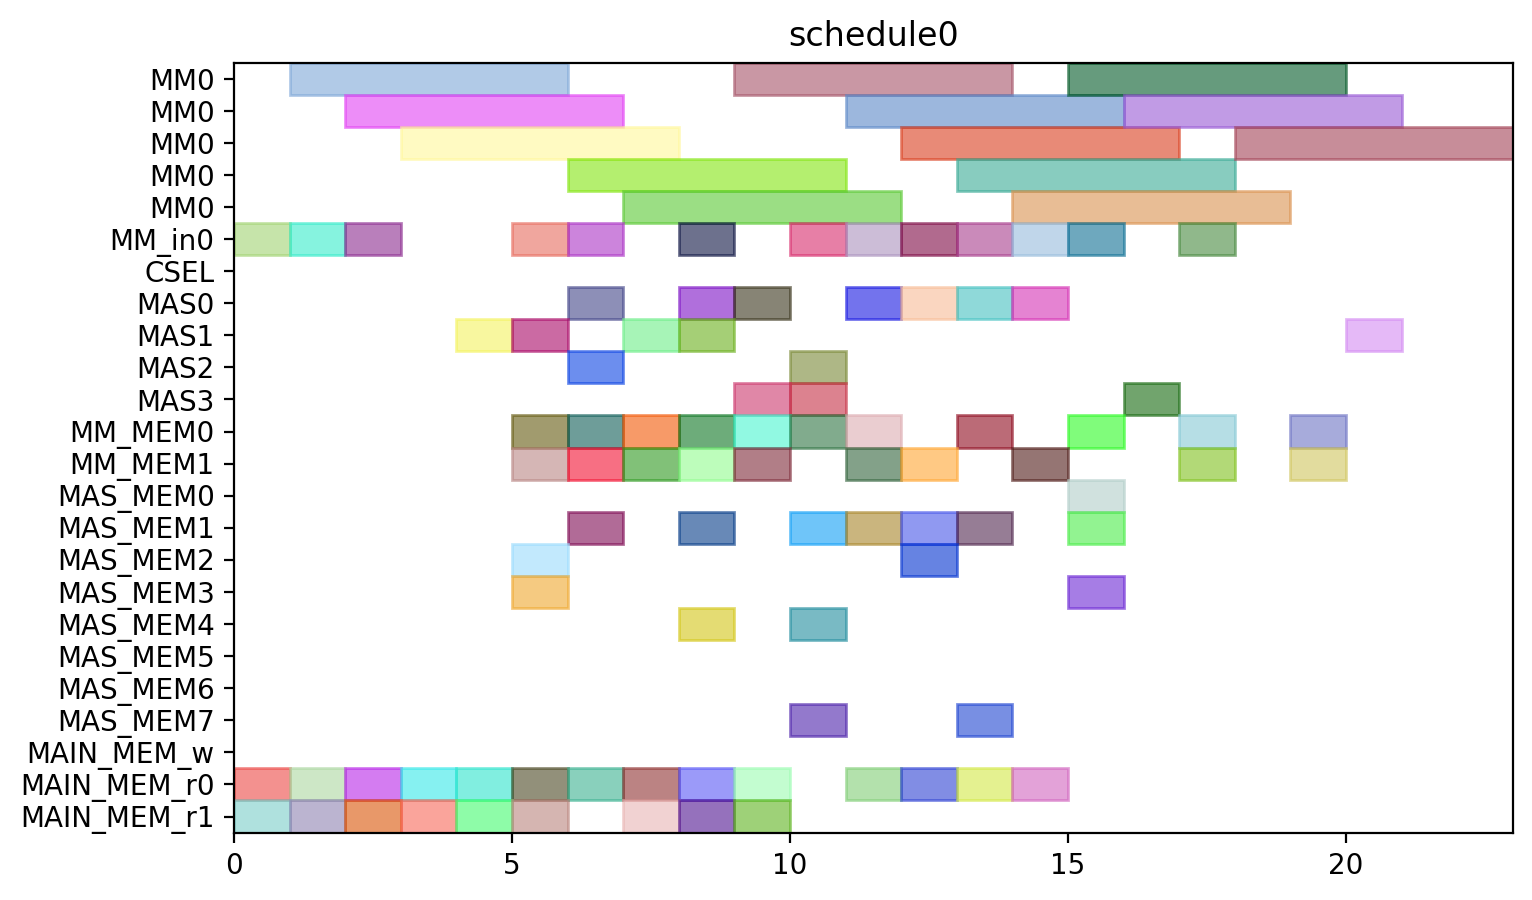

The script that drew this image:
from pyschedule import Scenario, solvers, plotters, alt


def solve():
	horizon = 120
	S = Scenario("schedule0", horizon=horizon)

	# resource
	MM = S.Resources('MM', num=1, size=5)
	MM_in = S.Resources('MM_in', num=1)
	CSEL = S.Resource('CSEL')
	MAS = S.Resources('MAS', num=4, size=1, periods=range(1, horizon))
	MM_MEM = S.Resources('MM_MEM', num=2)
	MAS_MEM = S.Resources('MAS_MEM', num=8)
	MAIN_MEM_w = S.Resource('MAIN_MEM_w', size=1)
	MAIN_MEM_r = S.Resources('MAIN_MEM_r', num=2)

	# result of previous scheduling

	# new tasks
	t0 = S.Task('t0', length=5, delay_cost=1)
	t0 += alt(MM)
	t0_in = S.Task('t0_in', length=1, delay_cost=1)
	t0_in += alt(MM_in)
	S += t0_in*MM_in[0]<=t0*MM[0]
	t0_mem0 = S.Task('t0_mem0', length=1, delay_cost=1)
	t0_mem0 += MAIN_MEM_r[0]
	S += t0_mem0 <= t0

	t0_mem1 = S.Task('t0_mem1', length=1, delay_cost=1)
	t0_mem1 += MAIN_MEM_r[1]
	S += t0_mem1 <= t0

	t1 = S.Task('t1', length=5, delay_cost=1)
	t1 += alt(MM)
	t1_in = S.Task('t1_in', length=1, delay_cost=1)
	t1_in += alt(MM_in)
	S += t1_in*MM_in[0]<=t1*MM[0]
	t1_mem0 = S.Task('t1_mem0', length=1, delay_cost=1)
	t1_mem0 += MAIN_MEM_r[0]
	S += t1_mem0 <= t1

	t1_mem1 = S.Task('t1_mem1', length=1, delay_cost=1)
	t1_mem1 += MAIN_MEM_r[1]
	S += t1_mem1 <= t1

	t2 = S.Task('t2', length=5, delay_cost=1)
	t2 += alt(MM)
	t2_in = S.Task('t2_in', length=1, delay_cost=1)
	t2_in += alt(MM_in)
	S += t2_in*MM_in[0]<=t2*MM[0]
	t2_mem0 = S.Task('t2_mem0', length=1, delay_cost=1)
	t2_mem0 += MAIN_MEM_r[0]
	S += t2_mem0 <= t2

	t2_mem1 = S.Task('t2_mem1', length=1, delay_cost=1)
	t2_mem1 += MAIN_MEM_r[1]
	S += t2_mem1 <= t2

	t3 = S.Task('t3', length=1, delay_cost=1)
	t3 += alt(MAS)
	t3_mem0 = S.Task('t3_mem0', length=1, delay_cost=1)
	t3_mem0 += MAIN_MEM_r[0]
	S += t3_mem0 <= t3

	t3_mem1 = S.Task('t3_mem1', length=1, delay_cost=1)
	t3_mem1 += MAIN_MEM_r[1]
	S += t3_mem1 <= t3

	t4 = S.Task('t4', length=1, delay_cost=1)
	t4 += alt(MAS)
	t4_mem0 = S.Task('t4_mem0', length=1, delay_cost=1)
	t4_mem0 += MAIN_MEM_r[0]
	S += t4_mem0 <= t4

	t4_mem1 = S.Task('t4_mem1', length=1, delay_cost=1)
	t4_mem1 += MAIN_MEM_r[1]
	S += t4_mem1 <= t4

	t8 = S.Task('t8', length=1, delay_cost=1)
	t8 += alt(MAS)
	t8_mem0 = S.Task('t8_mem0', length=1, delay_cost=1)
	t8_mem0 += MAIN_MEM_r[0]
	S += t8_mem0 <= t8

	t8_mem1 = S.Task('t8_mem1', length=1, delay_cost=1)
	t8_mem1 += MAIN_MEM_r[1]
	S += t8_mem1 <= t8

	t9 = S.Task('t9', length=1, delay_cost=1)
	t9 += alt(MAS)
	t9_mem0 = S.Task('t9_mem0', length=1, delay_cost=1)
	t9_mem0 += MAIN_MEM_r[0]
	S += t9_mem0 <= t9

	t9_mem1 = S.Task('t9_mem1', length=1, delay_cost=1)
	t9_mem1 += MAIN_MEM_r[1]
	S += t9_mem1 <= t9

	t13 = S.Task('t13', length=1, delay_cost=1)
	t13 += alt(MAS)
	t13_mem0 = S.Task('t13_mem0', length=1, delay_cost=1)
	t13_mem0 += MAIN_MEM_r[0]
	S += t13_mem0 <= t13

	t13_mem1 = S.Task('t13_mem1', length=1, delay_cost=1)
	t13_mem1 += MAIN_MEM_r[1]
	S += t13_mem1 <= t13

	t14 = S.Task('t14', length=1, delay_cost=1)
	t14 += alt(MAS)
	t14_mem0 = S.Task('t14_mem0', length=1, delay_cost=1)
	t14_mem0 += MAIN_MEM_r[0]
	S += t14_mem0 <= t14

	t14_mem1 = S.Task('t14_mem1', length=1, delay_cost=1)
	t14_mem1 += MAIN_MEM_r[1]
	S += t14_mem1 <= t14

	t5 = S.Task('t5', length=5, delay_cost=1)
	t5 += alt(MM)
	t5_in = S.Task('t5_in', length=1, delay_cost=1)
	t5_in += alt(MM_in)
	S += t5_in*MM_in[0]<=t5*MM[0]
	t5_mem0 = S.Task('t5_mem0', length=1, delay_cost=1)
	t5_mem0 += alt(MAS_MEM)
	S += (t3*MAS[0])-1 < t5_mem0*MAS_MEM[0]
	S += (t3*MAS[1])-1 < t5_mem0*MAS_MEM[2]
	S += (t3*MAS[2])-1 < t5_mem0*MAS_MEM[4]
	S += (t3*MAS[3])-1 < t5_mem0*MAS_MEM[6]
	S += t5_mem0 <= t5

	t5_mem1 = S.Task('t5_mem1', length=1, delay_cost=1)
	t5_mem1 += alt(MAS_MEM)
	S += (t4*MAS[0])-1 < t5_mem1*MAS_MEM[1]
	S += (t4*MAS[1])-1 < t5_mem1*MAS_MEM[3]
	S += (t4*MAS[2])-1 < t5_mem1*MAS_MEM[5]
	S += (t4*MAS[3])-1 < t5_mem1*MAS_MEM[7]
	S += t5_mem1 <= t5

	t6 = S.Task('t6', length=1, delay_cost=1)
	t6 += alt(MAS)
	t6_mem0 = S.Task('t6_mem0', length=1, delay_cost=1)
	t6_mem0 += alt(MM_MEM)
	S += (t0*MM[0])-1 < t6_mem0*MM_MEM[0]
	S += t6_mem0 <= t6

	t6_mem1 = S.Task('t6_mem1', length=1, delay_cost=1)
	t6_mem1 += alt(MM_MEM)
	S += (t1*MM[0])-1 < t6_mem1*MM_MEM[1]
	S += t6_mem1 <= t6

	t10 = S.Task('t10', length=5, delay_cost=1)
	t10 += alt(MM)
	t10_in = S.Task('t10_in', length=1, delay_cost=1)
	t10_in += alt(MM_in)
	S += t10_in*MM_in[0]<=t10*MM[0]
	t10_mem0 = S.Task('t10_mem0', length=1, delay_cost=1)
	t10_mem0 += alt(MAS_MEM)
	S += (t8*MAS[0])-1 < t10_mem0*MAS_MEM[0]
	S += (t8*MAS[1])-1 < t10_mem0*MAS_MEM[2]
	S += (t8*MAS[2])-1 < t10_mem0*MAS_MEM[4]
	S += (t8*MAS[3])-1 < t10_mem0*MAS_MEM[6]
	S += t10_mem0 <= t10

	t10_mem1 = S.Task('t10_mem1', length=1, delay_cost=1)
	t10_mem1 += alt(MAS_MEM)
	S += (t9*MAS[0])-1 < t10_mem1*MAS_MEM[1]
	S += (t9*MAS[1])-1 < t10_mem1*MAS_MEM[3]
	S += (t9*MAS[2])-1 < t10_mem1*MAS_MEM[5]
	S += (t9*MAS[3])-1 < t10_mem1*MAS_MEM[7]
	S += t10_mem1 <= t10

	t11 = S.Task('t11', length=1, delay_cost=1)
	t11 += alt(MAS)
	t11_mem0 = S.Task('t11_mem0', length=1, delay_cost=1)
	t11_mem0 += alt(MM_MEM)
	S += (t1*MM[0])-1 < t11_mem0*MM_MEM[0]
	S += t11_mem0 <= t11

	t11_mem1 = S.Task('t11_mem1', length=1, delay_cost=1)
	t11_mem1 += alt(MM_MEM)
	S += (t2*MM[0])-1 < t11_mem1*MM_MEM[1]
	S += t11_mem1 <= t11

	t15 = S.Task('t15', length=5, delay_cost=1)
	t15 += alt(MM)
	t15_in = S.Task('t15_in', length=1, delay_cost=1)
	t15_in += alt(MM_in)
	S += t15_in*MM_in[0]<=t15*MM[0]
	t15_mem0 = S.Task('t15_mem0', length=1, delay_cost=1)
	t15_mem0 += alt(MAS_MEM)
	S += (t13*MAS[0])-1 < t15_mem0*MAS_MEM[0]
	S += (t13*MAS[1])-1 < t15_mem0*MAS_MEM[2]
	S += (t13*MAS[2])-1 < t15_mem0*MAS_MEM[4]
	S += (t13*MAS[3])-1 < t15_mem0*MAS_MEM[6]
	S += t15_mem0 <= t15

	t15_mem1 = S.Task('t15_mem1', length=1, delay_cost=1)
	t15_mem1 += alt(MAS_MEM)
	S += (t14*MAS[0])-1 < t15_mem1*MAS_MEM[1]
	S += (t14*MAS[1])-1 < t15_mem1*MAS_MEM[3]
	S += (t14*MAS[2])-1 < t15_mem1*MAS_MEM[5]
	S += (t14*MAS[3])-1 < t15_mem1*MAS_MEM[7]
	S += t15_mem1 <= t15

	t16 = S.Task('t16', length=1, delay_cost=1)
	t16 += alt(MAS)
	t16_mem0 = S.Task('t16_mem0', length=1, delay_cost=1)
	t16_mem0 += alt(MM_MEM)
	S += (t0*MM[0])-1 < t16_mem0*MM_MEM[0]
	S += t16_mem0 <= t16

	t16_mem1 = S.Task('t16_mem1', length=1, delay_cost=1)
	t16_mem1 += alt(MM_MEM)
	S += (t2*MM[0])-1 < t16_mem1*MM_MEM[1]
	S += t16_mem1 <= t16

	t19 = S.Task('t19', length=5, delay_cost=1)
	t19 += alt(MM)
	t19_in = S.Task('t19_in', length=1, delay_cost=1)
	t19_in += alt(MM_in)
	S += t19_in*MM_in[0]<=t19*MM[0]
	t19_mem0 = S.Task('t19_mem0', length=1, delay_cost=1)
	t19_mem0 += MAIN_MEM_r[0]
	S += t19_mem0 <= t19

	t19_mem1 = S.Task('t19_mem1', length=1, delay_cost=1)
	t19_mem1 += alt(MM_MEM)
	S += (t2*MM[0])-1 < t19_mem1*MM_MEM[1]
	S += t19_mem1 <= t19

	t24 = S.Task('t24', length=1, delay_cost=1)
	t24 += alt(MAS)
	t24_mem0 = S.Task('t24_mem0', length=1, delay_cost=1)
	t24_mem0 += alt(MM_MEM)
	S += (t0*MM[0])-1 < t24_mem0*MM_MEM[0]
	S += t24_mem0 <= t24

	t24_mem1 = S.Task('t24_mem1', length=1, delay_cost=1)
	t24_mem1 += alt(MM_MEM)
	S += (t0*MM[0])-1 < t24_mem1*MM_MEM[1]
	S += t24_mem1 <= t24

	t26 = S.Task('t26', length=5, delay_cost=1)
	t26 += alt(MM)
	t26_in = S.Task('t26_in', length=1, delay_cost=1)
	t26_in += alt(MM_in)
	S += t26_in*MM_in[0]<=t26*MM[0]
	t26_mem0 = S.Task('t26_mem0', length=1, delay_cost=1)
	t26_mem0 += MAIN_MEM_r[0]
	S += t26_mem0 <= t26

	t26_mem1 = S.Task('t26_mem1', length=1, delay_cost=1)
	t26_mem1 += alt(MM_MEM)
	S += (t2*MM[0])-1 < t26_mem1*MM_MEM[1]
	S += t26_mem1 <= t26

	t7 = S.Task('t7', length=1, delay_cost=1)
	t7 += alt(MAS)
	t7_mem0 = S.Task('t7_mem0', length=1, delay_cost=1)
	t7_mem0 += alt(MM_MEM)
	S += (t5*MM[0])-1 < t7_mem0*MM_MEM[0]
	S += t7_mem0 <= t7

	t7_mem1 = S.Task('t7_mem1', length=1, delay_cost=1)
	t7_mem1 += alt(MAS_MEM)
	S += (t6*MAS[0])-1 < t7_mem1*MAS_MEM[1]
	S += (t6*MAS[1])-1 < t7_mem1*MAS_MEM[3]
	S += (t6*MAS[2])-1 < t7_mem1*MAS_MEM[5]
	S += (t6*MAS[3])-1 < t7_mem1*MAS_MEM[7]
	S += t7_mem1 <= t7

	t12 = S.Task('t12', length=1, delay_cost=1)
	t12 += alt(MAS)
	t12_mem0 = S.Task('t12_mem0', length=1, delay_cost=1)
	t12_mem0 += alt(MM_MEM)
	S += (t10*MM[0])-1 < t12_mem0*MM_MEM[0]
	S += t12_mem0 <= t12

	t12_mem1 = S.Task('t12_mem1', length=1, delay_cost=1)
	t12_mem1 += alt(MAS_MEM)
	S += (t11*MAS[0])-1 < t12_mem1*MAS_MEM[1]
	S += (t11*MAS[1])-1 < t12_mem1*MAS_MEM[3]
	S += (t11*MAS[2])-1 < t12_mem1*MAS_MEM[5]
	S += (t11*MAS[3])-1 < t12_mem1*MAS_MEM[7]
	S += t12_mem1 <= t12

	t17 = S.Task('t17', length=1, delay_cost=1)
	t17 += alt(MAS)
	t17_mem0 = S.Task('t17_mem0', length=1, delay_cost=1)
	t17_mem0 += alt(MM_MEM)
	S += (t15*MM[0])-1 < t17_mem0*MM_MEM[0]
	S += t17_mem0 <= t17

	t17_mem1 = S.Task('t17_mem1', length=1, delay_cost=1)
	t17_mem1 += alt(MAS_MEM)
	S += (t16*MAS[0])-1 < t17_mem1*MAS_MEM[1]
	S += (t16*MAS[1])-1 < t17_mem1*MAS_MEM[3]
	S += (t16*MAS[2])-1 < t17_mem1*MAS_MEM[5]
	S += (t16*MAS[3])-1 < t17_mem1*MAS_MEM[7]
	S += t17_mem1 <= t17

	t25 = S.Task('t25', length=1, delay_cost=1)
	t25 += alt(MAS)
	t25_mem0 = S.Task('t25_mem0', length=1, delay_cost=1)
	t25_mem0 += alt(MM_MEM)
	S += (t0*MM[0])-1 < t25_mem0*MM_MEM[0]
	S += t25_mem0 <= t25

	t25_mem1 = S.Task('t25_mem1', length=1, delay_cost=1)
	t25_mem1 += alt(MAS_MEM)
	S += (t24*MAS[0])-1 < t25_mem1*MAS_MEM[1]
	S += (t24*MAS[1])-1 < t25_mem1*MAS_MEM[3]
	S += (t24*MAS[2])-1 < t25_mem1*MAS_MEM[5]
	S += (t24*MAS[3])-1 < t25_mem1*MAS_MEM[7]
	S += t25_mem1 <= t25

	t29 = S.Task('t29', length=1, delay_cost=1)
	t29 += alt(MAS)
	t29_mem0 = S.Task('t29_mem0', length=1, delay_cost=1)
	t29_mem0 += alt(MM_MEM)
	S += (t0*MM[0])-1 < t29_mem0*MM_MEM[0]
	S += t29_mem0 <= t29

	t29_mem1 = S.Task('t29_mem1', length=1, delay_cost=1)
	t29_mem1 += alt(MM_MEM)
	S += (t26*MM[0])-1 < t29_mem1*MM_MEM[1]
	S += t29_mem1 <= t29

	t18 = S.Task('t18', length=5, delay_cost=1)
	t18 += alt(MM)
	t18_in = S.Task('t18_in', length=1, delay_cost=1)
	t18_in += alt(MM_in)
	S += t18_in*MM_in[0]<=t18*MM[0]
	t18_mem0 = S.Task('t18_mem0', length=1, delay_cost=1)
	t18_mem0 += MAIN_MEM_r[0]
	S += t18_mem0 <= t18

	t18_mem1 = S.Task('t18_mem1', length=1, delay_cost=1)
	t18_mem1 += alt(MAS_MEM)
	S += (t12*MAS[0])-1 < t18_mem1*MAS_MEM[1]
	S += (t12*MAS[1])-1 < t18_mem1*MAS_MEM[3]
	S += (t12*MAS[2])-1 < t18_mem1*MAS_MEM[5]
	S += (t12*MAS[3])-1 < t18_mem1*MAS_MEM[7]
	S += t18_mem1 <= t18

	t27 = S.Task('t27', length=5, delay_cost=1)
	t27 += alt(MM)
	t27_in = S.Task('t27_in', length=1, delay_cost=1)
	t27_in += alt(MM_in)
	S += t27_in*MM_in[0]<=t27*MM[0]
	t27_mem0 = S.Task('t27_mem0', length=1, delay_cost=1)
	t27_mem0 += MAIN_MEM_r[0]
	S += t27_mem0 <= t27

	t27_mem1 = S.Task('t27_mem1', length=1, delay_cost=1)
	t27_mem1 += alt(MAS_MEM)
	S += (t12*MAS[0])-1 < t27_mem1*MAS_MEM[1]
	S += (t12*MAS[1])-1 < t27_mem1*MAS_MEM[3]
	S += (t12*MAS[2])-1 < t27_mem1*MAS_MEM[5]
	S += (t12*MAS[3])-1 < t27_mem1*MAS_MEM[7]
	S += t27_mem1 <= t27

	t28 = S.Task('t28', length=1, delay_cost=1)
	t28 += alt(MAS)
	t28_mem0 = S.Task('t28_mem0', length=1, delay_cost=1)
	t28_mem0 += alt(MAS_MEM)
	S += (t25*MAS[0])-1 < t28_mem0*MAS_MEM[0]
	S += (t25*MAS[1])-1 < t28_mem0*MAS_MEM[2]
	S += (t25*MAS[2])-1 < t28_mem0*MAS_MEM[4]
	S += (t25*MAS[3])-1 < t28_mem0*MAS_MEM[6]
	S += t28_mem0 <= t28

	t28_mem1 = S.Task('t28_mem1', length=1, delay_cost=1)
	t28_mem1 += alt(MM_MEM)
	S += (t26*MM[0])-1 < t28_mem1*MM_MEM[1]
	S += t28_mem1 <= t28

	t30 = S.Task('t30', length=5, delay_cost=1)
	t30 += alt(MM)
	t30_in = S.Task('t30_in', length=1, delay_cost=1)
	t30_in += alt(MM_in)
	S += t30_in*MM_in[0]<=t30*MM[0]
	t30_mem0 = S.Task('t30_mem0', length=1, delay_cost=1)
	t30_mem0 += MAIN_MEM_r[0]
	S += t30_mem0 <= t30

	t30_mem1 = S.Task('t30_mem1', length=1, delay_cost=1)
	t30_mem1 += alt(MAS_MEM)
	S += (t29*MAS[0])-1 < t30_mem1*MAS_MEM[1]
	S += (t29*MAS[1])-1 < t30_mem1*MAS_MEM[3]
	S += (t29*MAS[2])-1 < t30_mem1*MAS_MEM[5]
	S += (t29*MAS[3])-1 < t30_mem1*MAS_MEM[7]
	S += t30_mem1 <= t30

	t20 = S.Task('t20', length=1, delay_cost=1)
	t20 += alt(MAS)
	t20_mem0 = S.Task('t20_mem0', length=1, delay_cost=1)
	t20_mem0 += alt(MM_MEM)
	S += (t19*MM[0])-1 < t20_mem0*MM_MEM[0]
	S += t20_mem0 <= t20

	t20_mem1 = S.Task('t20_mem1', length=1, delay_cost=1)
	t20_mem1 += alt(MM_MEM)
	S += (t18*MM[0])-1 < t20_mem1*MM_MEM[1]
	S += t20_mem1 <= t20

	t31 = S.Task('t31', length=5, delay_cost=1)
	t31 += alt(MM)
	t31_in = S.Task('t31_in', length=1, delay_cost=1)
	t31_in += alt(MM_in)
	S += t31_in*MM_in[0]<=t31*MM[0]
	t31_mem0 = S.Task('t31_mem0', length=1, delay_cost=1)
	t31_mem0 += alt(MM_MEM)
	S += (t27*MM[0])-1 < t31_mem0*MM_MEM[0]
	S += t31_mem0 <= t31

	t31_mem1 = S.Task('t31_mem1', length=1, delay_cost=1)
	t31_mem1 += alt(MM_MEM)
	S += (t30*MM[0])-1 < t31_mem1*MM_MEM[1]
	S += t31_mem1 <= t31

	t35 = S.Task('t35', length=5, delay_cost=1)
	t35 += alt(MM)
	t35_in = S.Task('t35_in', length=1, delay_cost=1)
	t35_in += alt(MM_in)
	S += t35_in*MM_in[0]<=t35*MM[0]
	t35_mem0 = S.Task('t35_mem0', length=1, delay_cost=1)
	t35_mem0 += alt(MAS_MEM)
	S += (t7*MAS[0])-1 < t35_mem0*MAS_MEM[0]
	S += (t7*MAS[1])-1 < t35_mem0*MAS_MEM[2]
	S += (t7*MAS[2])-1 < t35_mem0*MAS_MEM[4]
	S += (t7*MAS[3])-1 < t35_mem0*MAS_MEM[6]
	S += t35_mem0 <= t35

	t35_mem1 = S.Task('t35_mem1', length=1, delay_cost=1)
	t35_mem1 += alt(MAS_MEM)
	S += (t28*MAS[0])-1 < t35_mem1*MAS_MEM[1]
	S += (t28*MAS[1])-1 < t35_mem1*MAS_MEM[3]
	S += (t28*MAS[2])-1 < t35_mem1*MAS_MEM[5]
	S += (t28*MAS[3])-1 < t35_mem1*MAS_MEM[7]
	S += t35_mem1 <= t35

	solvers.mip.solve(S,msg=1,kind='CPLEX',ratio_gap=1.01)

	solution = [['hoge']*len(S.solution()[1]) for i in range(len(S.solution()))]
	for i in range(len(S.solution())):
		for j in range(len(S.solution()[i])):
			solution[i][j]=str(S.solution()[i][j])
	print(solution)

	cycles = int(solution[-1][3])

	pic_file_name = "/home/mfukuda/ABE/multiRAM_multiMAS_16mux/scheduling_result/stage5MM1_stage1MAS4/EP_ADD_A_ANY/schedule0.png"
	if(S.solution() != []):
		plotters.matplotlib.plot(S,img_filename=pic_file_name, show_task_labels=False, fig_size=(cycles*0.25+3, 5))

	return solution
